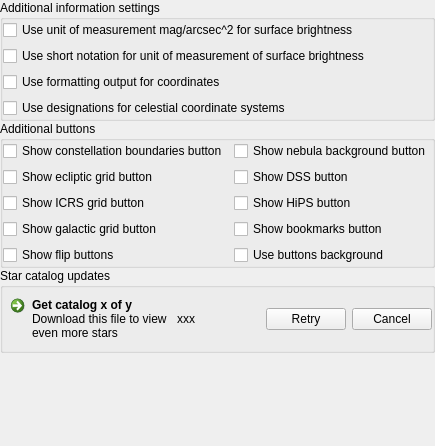
        <widget class="QWidget" name="page_Extras">
         <layout class="QGridLayout" name="gridLayoutExtras">
          <property name="leftMargin">
           <number>0</number>
          </property>
          <property name="topMargin">
           <number>0</number>
          </property>
          <property name="rightMargin">
           <number>0</number>
          </property>
          <property name="bottomMargin">
           <number>0</number>
          </property>
          <property name="spacing">
           <number>0</number>
          </property>
          <item row="1" column="0" colspan="2">
           <widget class="QGroupBox" name="groupBoxAdditionalButtons">
            <property name="title">
             <string>Additional buttons</string>
            </property>
            <layout class="QGridLayout" name="gridLayoutAdditionalButtons">
             <property name="leftMargin">
              <number>0</number>
             </property>
             <property name="topMargin">
              <number>0</number>
             </property>
             <property name="rightMargin">
              <number>0</number>
             </property>
             <property name="bottomMargin">
              <number>0</number>
             </property>
             <item row="1" column="0">
              <widget class="QCheckBox" name="showConstellationBoundariesButtonCheckBox">
               <property name="text">
                <string>Show constellation boundaries button</string>
               </property>
              </widget>
             </item>
             <item row="1" column="1">
              <widget class="QCheckBox" name="showNebulaBgButtonCheckbox">
               <property name="toolTip">
                <string>Toggle display of nebula images.</string>
               </property>
               <property name="text">
                <string>Show nebula background button</string>
               </property>
              </widget>
             </item>
             <item row="2" column="0">
              <widget class="QCheckBox" name="showEclipticGridButtonCheckBox">
               <property name="toolTip">
                <string>A button to toggle ecliptic grid of date</string>
               </property>
               <property name="text">
                <string>Show ecliptic grid button</string>
               </property>
              </widget>
             </item>
             <item row="2" column="1">
              <widget class="QCheckBox" name="showDSSButtonCheckbox">
               <property name="toolTip">
                <string>Toggle display of the button for the Digitized Sky Survey.</string>
               </property>
               <property name="text">
                <string>Show DSS button</string>
               </property>
              </widget>
             </item>
             <item row="3" column="0">
              <widget class="QCheckBox" name="showICRSGridButtonCheckBox">
               <property name="toolTip">
                <string>A button to toggle equatorial J2000 grid</string>
               </property>
               <property name="text">
                <string>Show ICRS grid button</string>
               </property>
              </widget>
             </item>
             <item row="3" column="1">
              <widget class="QCheckBox" name="showHipsButtonCheckBox">
               <property name="toolTip">
                <string>Toggle display of the button for the HiPS Surveys. Select a survey in the View settings.</string>
               </property>
               <property name="text">
                <string>Show HiPS button</string>
               </property>
              </widget>
             </item>
             <item row="4" column="0">
              <widget class="QCheckBox" name="showGalacticGridButtonCheckBox">
               <property name="toolTip">
                <string>A button to toggle galactic grid</string>
               </property>
               <property name="text">
                <string>Show galactic grid button</string>
               </property>
              </widget>
             </item>
             <item row="4" column="1">
              <widget class="QCheckBox" name="showBookmarksButtonCheckBox">
               <property name="toolTip">
                <string>Enable a feature to store favorite views.</string>
               </property>
               <property name="text">
                <string>Show bookmarks button</string>
               </property>
              </widget>
             </item>
             <item row="5" column="0">
              <widget class="QCheckBox" name="showFlipButtonsCheckbox">
               <property name="toolTip">
                <string>Toggle vertical and horizontal image flip buttons.</string>
               </property>
               <property name="text">
                <string>Show flip buttons</string>
               </property>
              </widget>
             </item>
             <item row="5" column="1">
              <widget class="QCheckBox" name="useButtonsBackgroundCheckBox">
               <property name="toolTip">
                <string>Toggle the usage of background under GUI buttons</string>
               </property>
               <property name="text">
                <string>Use buttons background</string>
               </property>
              </widget>
             </item>
            </layout>
           </widget>
          </item>
          <item row="2" column="0" rowspan="2" colspan="2">
           <widget class="QGroupBox" name="contentBox">
            <property name="title">
             <string>Star catalog updates</string>
            </property>
            <layout class="QHBoxLayout" name="horizontalLayout">
             <property name="leftMargin">
              <number>0</number>
             </property>
             <property name="topMargin">
              <number>0</number>
             </property>
             <property name="rightMargin">
              <number>0</number>
             </property>
             <property name="bottomMargin">
              <number>0</number>
             </property>
             <item>
              <widget class="QCommandLinkButton" name="getStarsButton">
               <property name="sizePolicy">
                <sizepolicy hsizetype="Preferred" vsizetype="Fixed">
                 <horstretch>0</horstretch>
                 <verstretch>0</verstretch>
                </sizepolicy>
               </property>
               <property name="toolTip">
                <string>Click here to start downloading</string>
               </property>
               <property name="text">
                <string notr="true">Get catalog x of y</string>
               </property>
               <property name="icon">
                <iconset resource="../../data/gui/guiRes.qrc">
                 <normaloff>:/graphicGui/btTimeRealtime-off.png</normaloff>:/graphicGui/btTimeRealtime-off.png</iconset>
               </property>
               <property name="iconSize">
                <size>
                 <width>24</width>
                 <height>24</height>
                </size>
               </property>
               <property name="description">
                <string>Download this file to view even more stars</string>
               </property>
              </widget>
             </item>
             <item>
              <widget class="QLabel" name="downloadLabel">
               <property name="text">
                <string notr="true">xxx</string>
               </property>
              </widget>
             </item>
             <item>
              <spacer name="horizontalSpacer_5">
               <property name="orientation">
                <enum>Qt::Horizontal</enum>
               </property>
               <property name="sizeHint" stdset="0">
                <size>
                 <width>40</width>
                 <height>20</height>
                </size>
               </property>
              </spacer>
             </item>
             <item>
              <widget class="QPushButton" name="downloadRetryButton">
               <property name="toolTip">
                <string>Restart the download</string>
               </property>
               <property name="text">
                <string>Retry</string>
               </property>
              </widget>
             </item>
             <item>
              <widget class="QPushButton" name="downloadCancelButton">
               <property name="toolTip">
                <string>Stop the download. You can always restart it later</string>
               </property>
               <property name="text">
                <string>Cancel</string>
               </property>
              </widget>
             </item>
            </layout>
           </widget>
          </item>
          <item row="0" column="0" colspan="2">
           <widget class="QGroupBox" name="groupBoxAdditionalSettings">
            <property name="title">
             <string>Additional information settings</string>
            </property>
            <layout class="QGridLayout" name="gridLayoutAdditionalSettings">
             <property name="leftMargin">
              <number>0</number>
             </property>
             <property name="topMargin">
              <number>0</number>
             </property>
             <property name="rightMargin">
              <number>0</number>
             </property>
             <property name="bottomMargin">
              <number>0</number>
             </property>
             <item row="1" column="0">
              <widget class="QCheckBox" name="checkBoxUMShortNotationSurfaceBrightness">
               <property name="text">
                <string>Use short notation for unit of measurement of surface brightness</string>
               </property>
              </widget>
             </item>
             <item row="0" column="0">
              <widget class="QCheckBox" name="checkBoxUMSurfaceBrightness">
               <property name="text">
                <string>Use unit of measurement mag/arcsec^2 for surface brightness</string>
               </property>
              </widget>
             </item>
             <item row="2" column="0">
              <widget class="QCheckBox" name="checkBoxUseFormattingOutput">
               <property name="text">
                <string>Use formatting output for coordinates</string>
               </property>
              </widget>
             </item>
             <item row="3" column="0">
              <widget class="QCheckBox" name="checkBoxUseCCSDesignations">
               <property name="text">
                <string>Use designations for celestial coordinate systems</string>
               </property>
              </widget>
             </item>
            </layout>
           </widget>
          </item>
          <item row="4" column="0">
           <spacer name="verticalSpacer_3">
            <property name="orientation">
             <enum>Qt::Vertical</enum>
            </property>
            <property name="sizeHint" stdset="0">
             <size>
              <width>20</width>
              <height>93</height>
             </size>
            </property>
           </spacer>
          </item>
         </layout>
        </widget>
